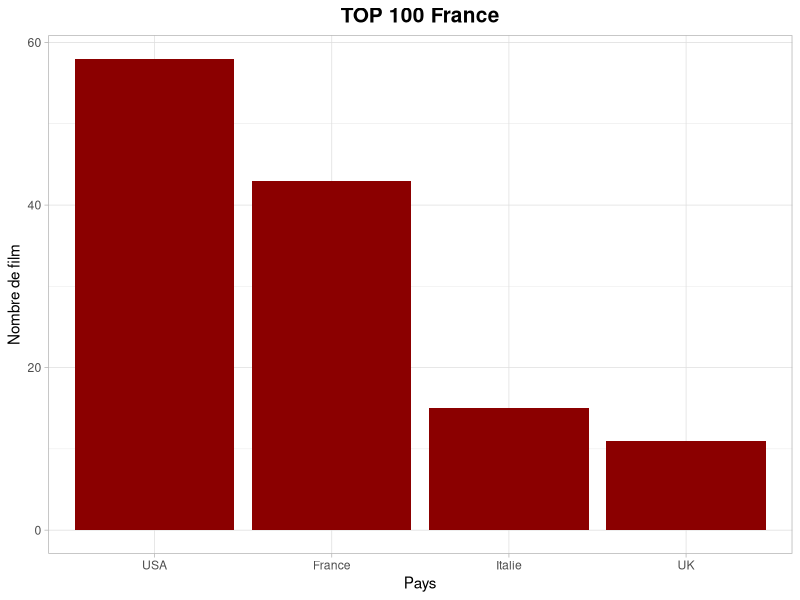
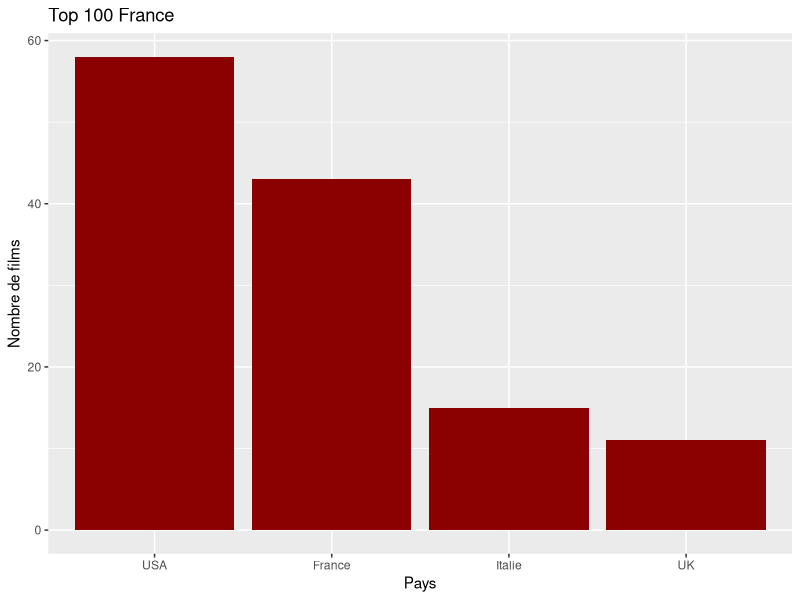
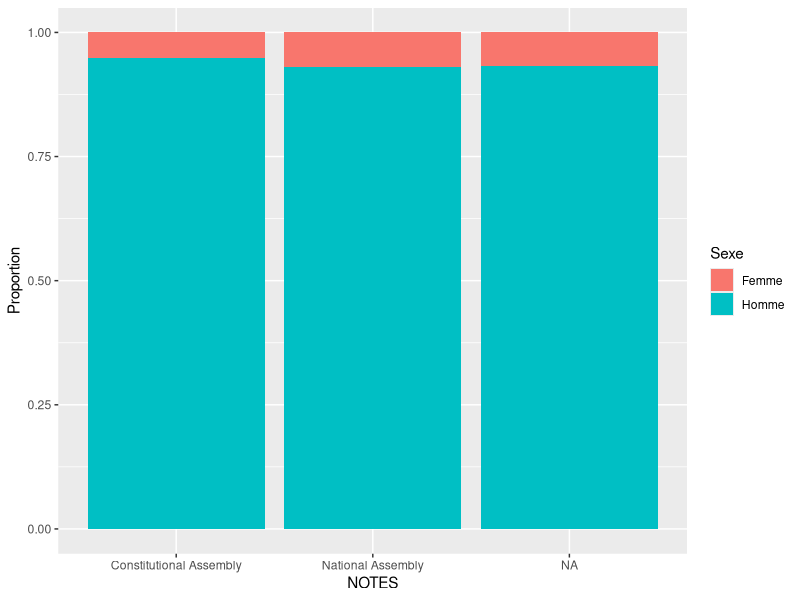

Write the R code that produced these figures, in order.
## ---- chunk 1
boxoffice <- data.frame(country = c("USA", "France", "Italie", "UK"), 
                        number = c(58, 43, 15, 11))
boxoffice
## ---- chunk 2
library(ggplot2)
library(forcats)

ggplot(boxoffice) + 
  aes(x = fct_reorder(country, -number), y = number) + geom_col(fill = "darkred") +
  labs(x="Pays", y = "Nombre de film", title = "TOP 100 France") + 
  theme_light() + 
    theme(plot.title = element_text(hjust = 0.5, face = "bold", size = 15))  

## ---- chunk 3
library(ggplot2)
library(forcats)

ggplot(boxoffice) +
  aes(x = fct_reorder(country, -number), y = number) + 
  geom_col(fill = "darkred") + 
  labs(x = "Pays", y = "Nombre de films", title = "Top 100 France")

## ---- chunk 4
library(readxl)
library(here)
library(dplyr)
library(tidyr)

parlement <- read_xlsx(here("data", "women.xlsx"))

constitutionnal <- parlement |> 
  filter(Country == "France", Year == 1946)|>
  select(NOTES, `Chamber Total Seats`, `Total women`) |> 
  mutate(prop_Femme = as.integer(`Total women`) / as.integer(`Chamber Total Seats`), prop_Homme = 1 - prop_Femme) |>
  pivot_longer(cols = c(prop_Femme, prop_Homme),
               values_to = "Proportion",
               names_to = "Sexe",
               names_prefix = "prop_")
  

ggplot(constitutionnal) + aes(x = NOTES, y = Proportion, fill =Sexe) + geom_col()

